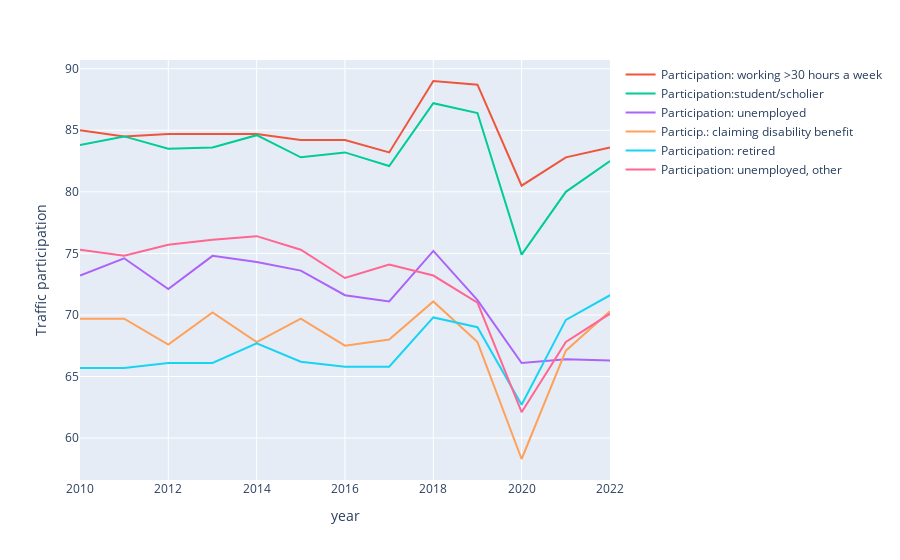

Notebook code cell kept with this figure:
### Markdown cell above
First, let's create a line graph for Traffic Participation by different groups over the years, and then a line graph for the differential of Traffic Participation by year.

### Code cell
dict_draw(d, particip, 'Traffic participation')

### Figure 1 — Plotly figure (JSON) as saved in the notebook; plotly's stock layout.template omitted (floating-point values rounded to 4 significant figures)
{"data": [{"hovertemplate": "<extra></extra>", "legendgroup": "", "line": {"color": "#636efa", "dash": "solid"}, "marker": {"symbol": "circle"}, "mode": "lines", "name": "", "orientation": "v", "showlegend": false, "type": "scatter", "xaxis": "x", "yaxis": "y"}, {"mode": "lines", "name": "Participation: working >30 hours a week", "type": "scatter", "x": ["2010-01-01T00:00:00", "2011-01-01T00:00:00", "2012-01-01T00:00:00", "2013-01-01T00:00:00", "2014-01-01T00:00:00", "2015-01-01T00:00:00", "2016-01-01T00:00:00", "2017-01-01T00:00:00", "2018-01-01T00:00:00", "2019-01-01T00:00:00", "2020-01-01T00:00:00", "2021-01-01T00:00:00", "2022-01-01T00:00:00"], "y": [85, 84.5, 84.7, 84.7, 84.7, 84.2, 84.2, 83.2, 89, 88.7, 80.5, 82.8, 83.6]}, {"mode": "lines", "name": "Participation:student/scholier", "type": "scatter", "x": ["2010-01-01T00:00:00", "2011-01-01T00:00:00", "2012-01-01T00:00:00", "2013-01-01T00:00:00", "2014-01-01T00:00:00", "2015-01-01T00:00:00", "2016-01-01T00:00:00", "2017-01-01T00:00:00", "2018-01-01T00:00:00", "2019-01-01T00:00:00", "2020-01-01T00:00:00", "2021-01-01T00:00:00", "2022-01-01T00:00:00"], "y": [83.8, 84.5, 83.5, 83.6, 84.6, 82.8, 83.2, 82.1, 87.2, 86.4, 74.9, 80, 82.5]}, {"mode": "lines", "name": "Participation: unemployed", "type": "scatter", "x": ["2010-01-01T00:00:00", "2011-01-01T00:00:00", "2012-01-01T00:00:00", "2013-01-01T00:00:00", "2014-01-01T00:00:00", "2015-01-01T00:00:00", "2016-01-01T00:00:00", "2017-01-01T00:00:00", "2018-01-01T00:00:00", "2019-01-01T00:00:00", "2020-01-01T00:00:00", "2021-01-01T00:00:00", "2022-01-01T00:00:00"], "y": [73.2, 74.6, 72.1, 74.8, 74.3, 73.6, 71.6, 71.1, 75.2, 71.2, 66.1, 66.4, 66.3]}, {"mode": "lines", "name": "Particip.: claiming disability benefit", "type": "scatter", "x": ["2010-01-01T00:00:00", "2011-01-01T00:00:00", "2012-01-01T00:00:00", "2013-01-01T00:00:00", "2014-01-01T00:00:00", "2015-01-01T00:00:00", "2016-01-01T00:00:00", "2017-01-01T00:00:00", "2018-01-01T00:00:00", "2019-01-01T00:00:00", "2020-01-01T00:00:00", "2021-01-01T00:00:00", "2022-01-01T00:00:00"], "y": [69.7, 69.7, 67.6, 70.2, 67.8, 69.7, 67.5, 68, 71.1, 67.8, 58.3, 67.1, 70.3]}, {"mode": "lines", "name": "Participation: retired", "type": "scatter", "x": ["2010-01-01T00:00:00", "2011-01-01T00:00:00", "2012-01-01T00:00:00", "2013-01-01T00:00:00", "2014-01-01T00:00:00", "2015-01-01T00:00:00", "2016-01-01T00:00:00", "2017-01-01T00:00:00", "2018-01-01T00:00:00", "2019-01-01T00:00:00", "2020-01-01T00:00:00", "2021-01-01T00:00:00", "2022-01-01T00:00:00"], "y": [65.7, 65.7, 66.1, 66.1, 67.7, 66.2, 65.8, 65.8, 69.8, 69, 62.7, 69.6, 71.6]}, {"mode": "lines", "name": "Participation: unemployed, other", "type": "scatter", "x": ["2010-01-01T00:00:00", "2011-01-01T00:00:00", "2012-01-01T00:00:00", "2013-01-01T00:00:00", "2014-01-01T00:00:00", "2015-01-01T00:00:00", "2016-01-01T00:00:00", "2017-01-01T00:00:00", "2018-01-01T00:00:00", "2019-01-01T00:00:00", "2020-01-01T00:00:00", "2021-01-01T00:00:00", "2022-01-01T00:00:00"], "y": [75.3, 74.8, 75.7, 76.1, 76.4, 75.3, 73, 74.1, 73.2, 71, 62.1, 67.8, 70.1]}], "layout": {"legend": {"tracegroupgap": 0}, "margin": {"t": 60}, "xaxis": {"anchor": "y", "domain": [0, 1], "title": {"text": "year"}}, "yaxis": {"anchor": "x", "domain": [0, 1], "title": {"text": "Traffic participation"}}}}
